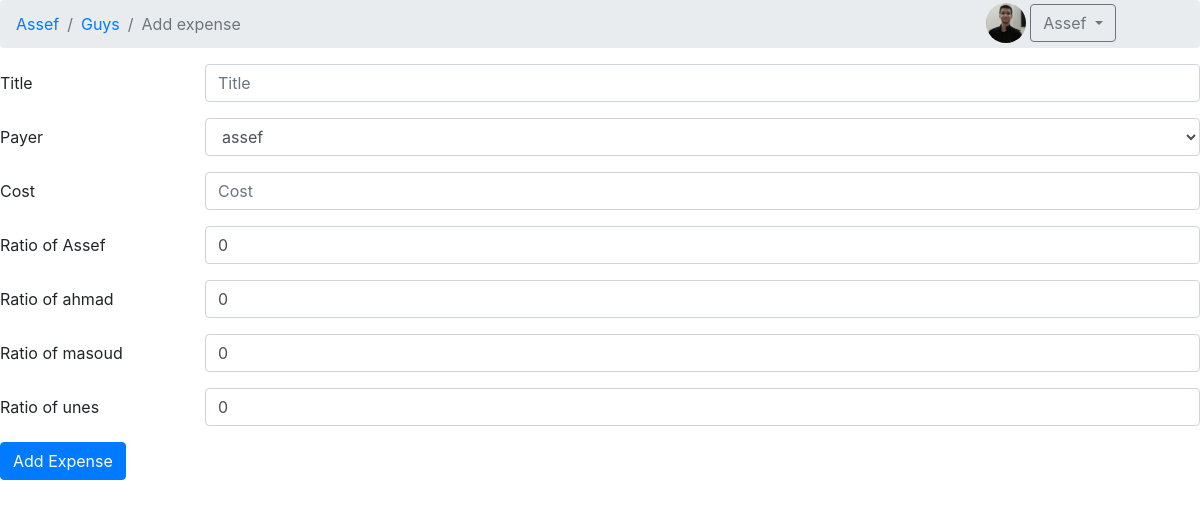
Page /guys/add-expense (signed in) on the committed database.
### main/models.py (models this page shows, shortened)
class Account(models.Model):
    user = models.OneToOneField(User, on_delete=models.CASCADE)
    profile_picture = models.ImageField(
        upload_to='main/static/img/profile_pictures', blank=True)
    def get_add_url(self):
        return f"/add-group"
    def get_absolute_url(self):
        return f"{self.user.get_username()}"

class Group(models.Model):
    group_id = models.SlugField(max_length=20, unique=True)
    group_name = models.CharField(max_length=20)
    admin_fk = models.ForeignKey(Account, on_delete=models.CASCADE)
    group_picture = models.ImageField(
        upload_to='main/static/img/group_pictures', blank=True)

### main/views.py (the view)
# urls.py: path('<slug:group_id>/add-expense', views.add_expense_view),
@login_required
def add_expense_view(request, group_id):
    account = Account.objects.get(user=request.user)
    group = Group.objects.get(group_id=group_id)
    group_members = GroupMember.objects.filter(group_fk=group)
    members = []
    for member in group_members:
        members.append(member.member_fk)
    if request.method == 'POST':
        print(request.POST)
        try:
            expense_type = 'payment'
            title = request.POST['title']
            payer_id = request.POST['payer_id']
            payer = Account.objects.get(
                user=User.objects.get(username=payer_id))
            cost = float(request.POST['cost'])
            expense = Expense(expense_type=expense_type, group_fk=group, adder_fk=account,
                              payer_fk=payer, title=title, cost=cost)
            expense.save()
            for member in members:
                ratio_of_username = f'ratio_of_{member.user.username}'
                ratio = float(request.POST[ratio_of_username])
                ExpenseRatio.objects.create(expense_fk=expense,
                                            member_fk=member,
                                            ratio=ratio)
            update_expense_balances(expense)
            update_group_balance_details(group)
            return redirect(group_view, group_id=group_id)
        except Exception as exception:
            print(exception)
            title = 'Add New Expense Error'
    else:
        title = 'Add New Expense'
    template_name = 'add-expense.html'
    context = {'members': members,
               'title': title, 'account': account, 'group':group}
    return render(request, template_name, context)

### main/templates/add-expense.html (shortened to what this page needs)
{% extends "base.html" %}
{% load static %}
{% block navbar %}
<div class="dropdown" style="position: absolute; right: 7%; padding-top: 3px;">
    {% if account.profile_picture %}
    <img src="{{ account.get_profile_picture_address }}" class="rounded-circle" width="40" height="40"></img>
    {% else %}
    <img src="{% static 'img/test.jpeg' %}" class="rounded-circle" width="40" height="40"></img>
    {% endif %}
    <button type="button" class="btn btn-outline-secondary dropdown-toggle" data-toggle="dropdown" aria-haspopup="true"
        aria-expanded="false">
        {{account.user.get_short_name}}
    </button>
</div>
<nav aria-label="breadcrumb">
    <ol class="breadcrumb">
        <li class="breadcrumb-item"><a href="/{{account.get_absolute_url}}">{{account.user.get_short_name}}</a></li>
        <li class="breadcrumb-item" aria-current="page"><a href="/{{group.group_id}}/view">{{group.group_name}}</a></li>
        <li class="breadcrumb-item active" aria-current="page">Add expense</li>
    </ol>
</nav>
{% endblock %}
{% block content %}
<form method='POST' action=""> {% csrf_token %}
    <div class="form-group row">
        <label for="title" class="col-sm-2 col-form-label">Title</label>
        <div class="col-sm-10">
            <input name="title" class="form-control" id="title" placeholder="Title">
        </div>
    </div>
    <div class="form-group row">
        <label for="payer_id" class="col-sm-2 col-form-label">Payer</label>
        <div class="col-sm-10">
            <select name="payer_id" class="form-control" id="payer_id">
                {% for member in members %}
                <option>{{ member.user.username }}</option>
                {% endfor %}
            </select>
        </div>
    </div>
    <div class="form-group row">
        <label for="cost" class="col-sm-2 col-form-label">Cost</label>
        <div class="col-sm-10">
            <input name="cost" class="form-control" id="cost" placeholder="Cost">
        </div>
    </div>
    {% for member in members %}
    <div class="form-group row">
        <label for="ratio_of_{{ member.user.username }}" class="col-sm-2 col-form-label">Ratio of
            {{ member.user.get_short_name }}</label>
        <div class="col-sm-10">
            <input name="ratio_of_{{ member.user.username }}" class="form-control"
                id="ratio_of_{{ member.user.username }}" value="0"
                placeholder="Ratio of {{ member.user.get_short_name }}">
        </div>
    </div>
    {% endfor %}
    <button type="submit" class="btn btn-primary">Add Expense</button>
</form>
{% endblock %}

### rows in the picture
Account: user.get_short_name "Assef"
Group: group_name "Guys"
Account: user.get_short_name "ahmad"
Account: user.get_short_name "masoud"
Account: user.get_short_name "unes"

### other values in the picture
form field payer_id "assef"
